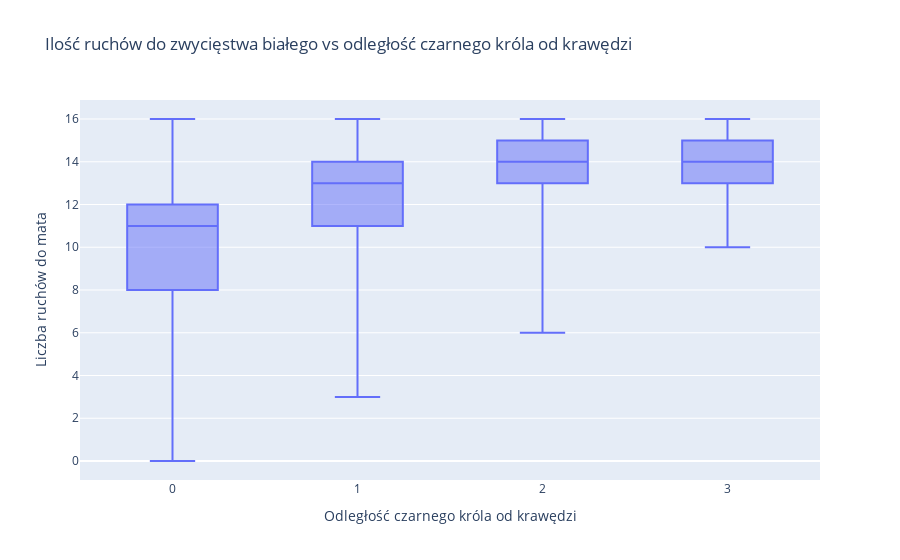

The cell this chart's notebook holds for it:
### Markdown cell above
Zadanie 3

### Code cell
df_nd = df[df["white_depth_of_win"] != -1]

fig = px.box(
    df_nd,
    x="black_to_edge",
    y="white_depth_of_win",
    points=False,
    title="Ilość ruchów do zwycięstwa białego vs odległość czarnego króla od krawędzi",
    labels={"black_to_edge": "Odległość czarnego króla od krawędzi", "white_depth_of_win": "Liczba ruchów do mata"}
)
fig.update_xaxes(type="category", categoryorder="category ascending")
fig.show()

### Figure 1 — Plotly figure (JSON) as saved in the notebook; plotly's stock layout.template omitted (floating-point values rounded to 4 significant figures; data arrays with more than 128 entries replaced by an {"elided": "..."} marker saying what was removed)
{"data": [{"alignmentgroup": "True", "boxpoints": false, "hovertemplate": "Odległość czarnego króla od krawędzi=%{x}<br>Liczba ruchów do mata=%{y}<extra></extra>", "legendgroup": "", "marker": {"color": "#636efa"}, "name": "", "notched": false, "offsetgroup": "", "orientation": "v", "showlegend": false, "type": "box", "x": {"elided": "25260 int values"}, "x0": " ", "xaxis": "x", "y": {"elided": "25260 int values"}, "y0": " ", "yaxis": "y"}], "layout": {"boxmode": "group", "legend": {"tracegroupgap": 0}, "title": {"text": "Ilość ruchów do zwycięstwa białego vs odległość czarnego króla od krawędzi"}, "xaxis": {"anchor": "y", "categoryorder": "category ascending", "domain": [0, 1], "title": {"text": "Odległość czarnego króla od krawędzi"}, "type": "category"}, "yaxis": {"anchor": "x", "domain": [0, 1], "title": {"text": "Liczba ruchów do mata"}}}}
